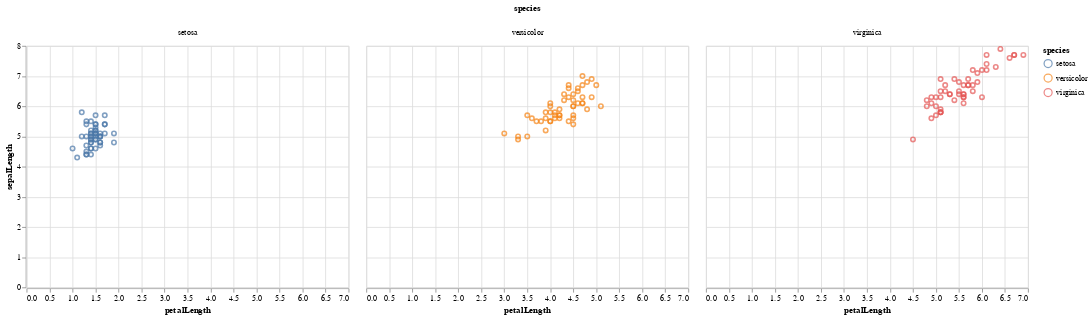

Here is the notebook cell this chart was saved with:
### Markdown cell above
### And interactivity?

Yup. That's easy with the `.interactive()` method on the Chart object.  **Notice how the column charts are linked through their interactivity.**

### Code cell
import altair as alt

alt.Chart(iris).mark_point().encode(
    x='petalLength',
    y='sepalLength',
    color='species',
    column='species'
).interactive()

### Figure 1 — Vega-Lite specification as saved in the notebook (floating-point values rounded to 4 significant figures; data arrays with more than 128 entries replaced by an {"elided": "..."} marker saying what was removed)
{"$schema": "https://vega.github.io/schema/vega-lite/v3.4.0.json", "config": {"mark": {"tooltip": null}, "view": {"height": 300, "width": 400}}, "data": {"name": "data-a264acbd6e539a8b3afc0cb5f240fb57"}, "datasets": {"data-a264acbd6e539a8b3afc0cb5f240fb57": {"elided": "150 records"}}, "encoding": {"color": {"field": "species", "type": "nominal"}, "column": {"field": "species", "type": "nominal"}, "x": {"field": "petalLength", "type": "quantitative"}, "y": {"field": "sepalLength", "type": "quantitative"}}, "mark": "point", "selection": {"selector003": {"bind": "scales", "encodings": ["x", "y"], "type": "interval"}}}
